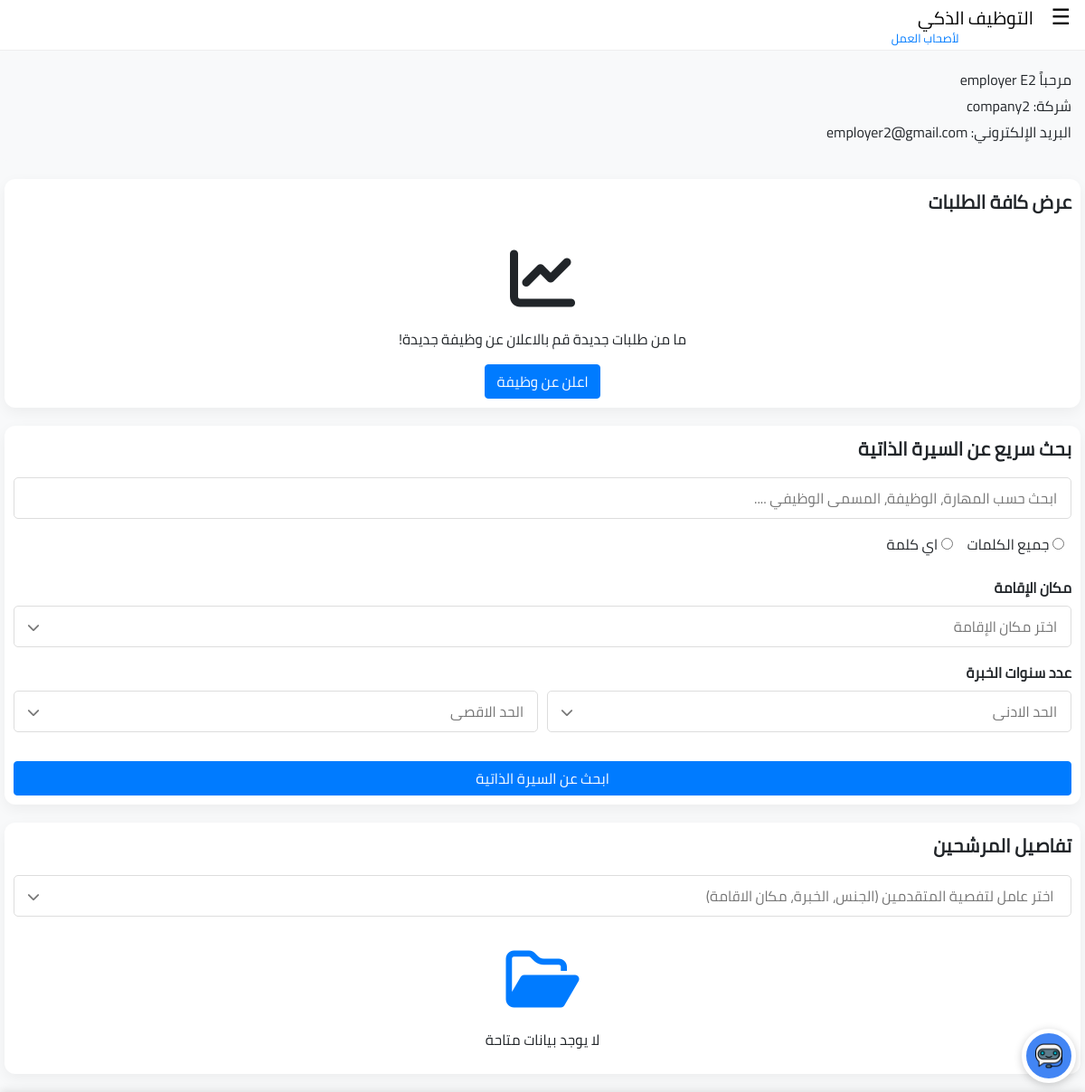
The page /for-employers/employer-dashboard.php (signed in) on the database its author committed.
### tables this page shows
CREATE TABLE `employers` (
  `id` int(11) NOT NULL,
  `first_name` varchar(50) NOT NULL,
  `last_name` varchar(50) NOT NULL,
  `email` varchar(100) NOT NULL,
  `password` varchar(255) NOT NULL,
  `company_name` varchar(100) NOT NULL,
  `country` varchar(50) NOT NULL,
  `city` varchar(50) NOT NULL,
  `company_size` varchar(50) NOT NULL,
  `phone_code` varchar(10) NOT NULL,
  `phone` varchar(20) NOT NULL,
  `marketing_agree` tinyint(1) DEFAULT '0',
  `created_at` timestamp NOT NULL DEFAULT CURRENT_TIMESTAMP
);

### for-employers/employer-dashboard.php (the view, shortened to what this page needs)
<?php
require_once 'db_connection.php';
$employerId = $_SESSION['employer_id'];
$stmt = $conn->prepare("SELECT * FROM employers WHERE id = ?");
$stmt->execute([$employerId]);
$employer = $stmt->fetch();
?>
<!DOCTYPE html>
<html lang="ar" dir="rtl">
<head>
  <link href="../css/bootstrap.min.css" rel="stylesheet">
  <link href="../css/fontawesome/css/all.css" rel="stylesheet">
  <link rel="stylesheet" href="css/employer-style.css">
</head>
<body>
  <nav class="navbar">
    <div>
      <span class="open-btn" onclick="openSidebar()">&#9776;</span>
      <p class="navbar-brand">
        التوظيف الذكي
        <span class="navbar-brand-sec">لأصحاب العمل</span>
      </p>
    </div>
  </nav>
  <div class="user-info">
    <p>
      مرحباً <?php echo htmlspecialchars($employer['first_name'] . ' ' . $employer['last_name']); ?>
    </p>
    <p>
      شركة: <?php echo htmlspecialchars($employer['company_name']); ?>
    </p>
    <p>
      البريد الإلكتروني: <?php echo htmlspecialchars($employer['email']); ?>
    </p>
  </div>
  <section class="job-applications">
    <div class="">
      <div>
        <p class="section-title font-weight-bold">
          عرض كافة الطلبات
        </p>
      </div>
      <div class="d-flex flex-column align-items-center no-applicatons-placeholder">
        <span class="center-icon text"><i class="fas fa-chart-line"></i></span>
        <p>
          ما من طلبات جديدة قم بالاعلان عن وظيفة جديدة!
        </p>
        <button class="btn btn-primary">اعلن عن وظيفة</button>
      </div>
    </div>
  </section>
  <section class="search-for-cv">
    <div>
      <div>
        <p class="section-title font-weight-bold">
          بحث سريع عن السيرة الذاتية
        </p>
      </div>
      <div>
        <form action="">
          <div class="form-group d-flex flex-column">
            <input type="text" id="filterWords" class="form-input"
            placeholder="ابحث حسب المهارة، الوظيفة، المسمى الوظيفي ....">
          </div>
          <div class="form-group">
            <div class="search-options d-flex flex-rwo gap-3">
              <div class="search-option mx-2">
                <input type="radio" id="allWords" name="search" value="allWords">
                <label for="allWords" class="search-label">جميع الكلمات</label>
              </div>
              <div class="search-option mx-2">
                <input type="radio" id="anyWord" name="search" value="anyWord">
                <label for="anyWord" class="search-label">اي كلمة</label>
              </div>
            </div>
          </div>
          <div class="form-group">
            <label for="residence-display" class="form-label font-weight-bold">مكان الإقامة</label>
            <div class="select-wrapper">
              <input type="text" class="custom-select" id="residence-display"
              placeholder="اختر مكان الإقامة" readonly onclick="openSelect('residence')">
            </div>
          </div>
          <div class="form-group">
            <label class="form-label font-weight-bold">عدد سنوات الخبرة</label>
            <div class="experience-date-container d-flex flex-rwo">
              <div class="select-wrapper flex-grow-1" style="margin-left: 10px;">
                <input type="text" class="custom-select" id="experience-min-display"
                placeholder="الحد الادنى" readonly onclick="openSelect('ex-year')">
              </div>
              <div class="select-wrapper flex-grow-1">
                <input type="text" class="custom-select" id="experience-max-display"
                placeholder="الحد الاقصى" readonly onclick="openSelect('ex-year')">
              </div>
            </div>
          </div>
          <button type="submit" class="btn btn-primary mt-3 w-100 px-4">ابحث عن السيرة الذاتية</button>
        </form>
      </div>
    </div>
  </section>
  <section class="search-for-cv">
    <div>
      <div>
        <p class="section-title font-weight-bold">
          تفاصيل المرشحين
        </p>
      </div>
      <div>
        <div class="form-group">
          <div class="select-wrapper">
            <input type="text" class="custom-select" id="filter-display"
            placeholder=" اختر عامل لتفصية المتقدمين (الجنس، الخبرة، مكان الاقامة) " readonly
            onclick="openSelect('filter')">
          </div>
        </div>
        <div class="d-flex flex-column align-items-center no-requst-placeholder">
          <span class="center-icon text-primary"><i class="far fa-folder-open"></i></span>
          <p>
            لا يوجد بيانات متاحة
          </p>
        </div>
      </div>
    </div>
  </section>
  <a href="../chatbot.php?employer=true" class="chatbot-icon">
    <img src="../images/chatbot-icon.png" alt="Chatbot">
  </a>
</body>
</html>

### for-employers/css/employer-style.css (style rules this page uses)
body { background-color: #f8f9fa; font-family: 'Cairo'; text-align: right; }
.navbar { position: sticky; top: 0; background-color: #fff; border-bottom: 1px solid #eee; padding-top: 0; padding-bottom: 10px; height: 3.5em; z-index: 10; }
.navbar-brand { color: #000; }
.navbar-brand-sec { position: relative; top: 20px; left: 50px; bottom: 10px; font-size: small; color: #007bff; }
.open-btn { font-size: 1.5rem; color: #000; cursor: pointer; }

### for-employers/employer-dashboard.php (style rules this page uses)
section { background-color: white; border-radius: 12px; box-shadow: 0 5px 15px rgba(0, 0, 0, 0.05); margin: 20px 5px; padding: 10px; }
.section-title { font-size: 1.3rem; }
.center-icon { font-size: 4.5rem; }
.user-info { background-color: #f8f9fa; padding: 15px; border-radius: 8px; margin-bottom: 20px; }
.user-info p { margin: 5px 0; }
.form-input { width: 100%; padding: 12px 15px; border: 1px solid #ddd; border-radius: 5px; font-size: 16px; height: 46px; box-sizing: border-box; }
.custom-select { width: 100%; padding: 12px 15px; border: 1px solid #ddd; border-radius: 5px; font-size: 16px; cursor: pointer; background-color: white; text-align: right; appearance: none; -webkit-appearance: none; -moz-appearance: none; height: 46px; box-sizing: border-box; }
.select-wrapper { position: relative; flex: 1; }
.select-wrapper::after { content: "\f078"; font-family: "Font Awesome 6 Free"; font-weight: 900; position: absolute; top: 50%; left: 15px; transform: translateY(-50%); color: #777; pointer-events: none; font-size: 14px; }
.custom-select, .phone-code-select { -webkit-appearance: none !important; -moz-appearance: none !important; appearance: none !important; background-image: none !important; padding-right: 15px !important; }
.custom-select { padding-right: 15px; padding-left: 30px; }
.chatbot-icon { position: fixed; bottom: 10px; right: 10px; width: 60px; height: 60px; background-color: #4285f4; border-radius: 50%; border: 5px solid #fff; display: flex; justify-content: center; align-items: center; cursor: pointer; box-shadow: 0 2px 10px rgba(0, 0, 0, 0.2); z-index: 1000; transition: all 0.3s ease; }
.chatbot-icon img { width: 30px; height: 30px; }

### rows shown on the page
employers: first_name+last_name "employer E2", company_name "company2", email "employer2@gmail.com"
